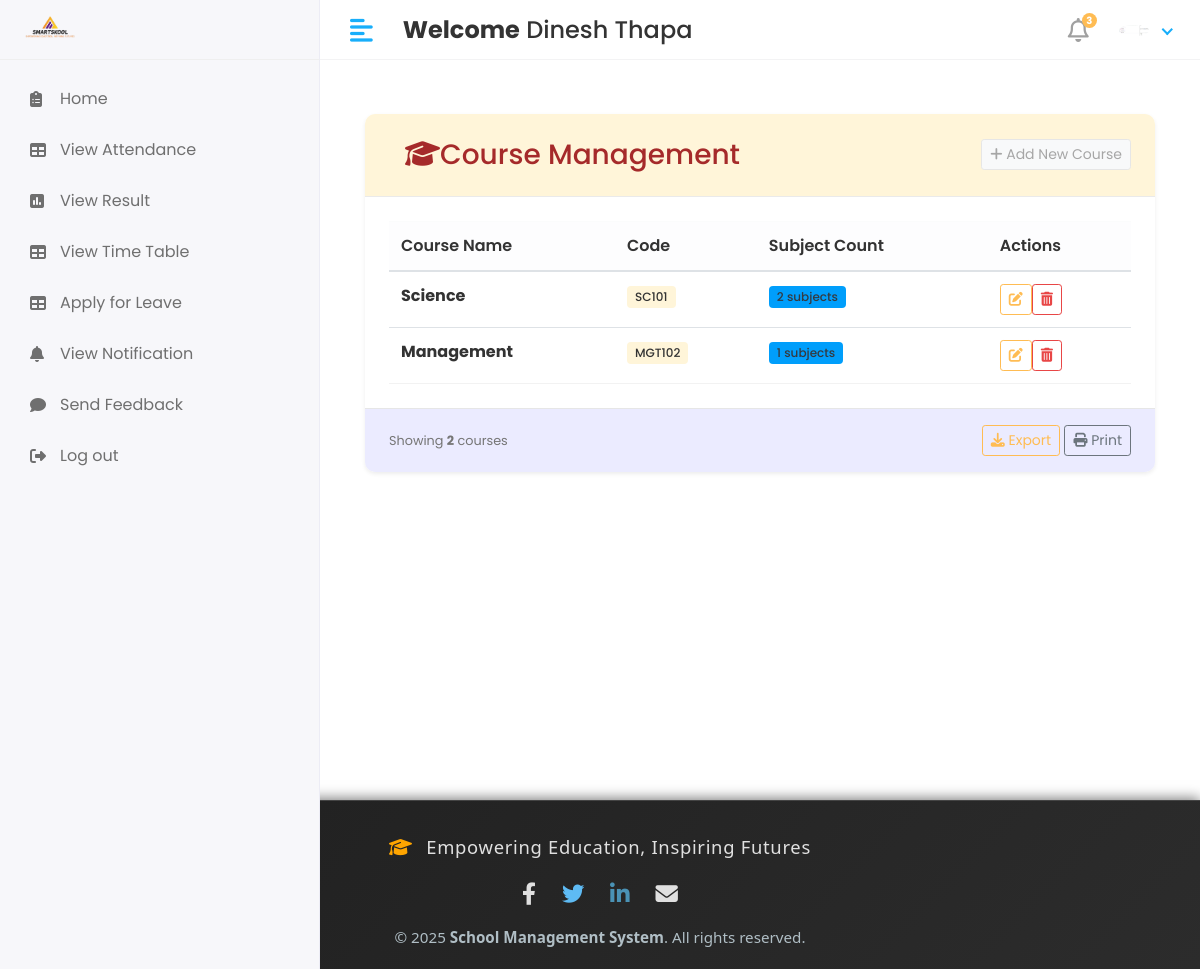
The page /Hod/Course/view (signed in) on the database its author committed.
### app/models.py (models this page shows, shortened)
class CustomUser(AbstractUser):
   USER= (
      (1,'hod'),
      (2,'staff'),
      (3,'student'),
    )
   user_type=models.CharField(choices=USER,max_length=50,default=1)
   profile_pic = models.ImageField(upload_to='media/profile_pics')

class course(models.Model):
    course_name = models.CharField(max_length=100)
    course_code = models.CharField(max_length=10)
    course_created_date = models.DateField(auto_now_add=True)
    course_updated_date = models.DateField(auto_now=True)

### school_management_system/Hod_Views.py (the view)
# urls.py: path('Hod/Course/view',Hod_Views.view_course,name='view_course'),
@login_required(login_url='/')
def view_course(request):
    courses = course.objects.all()
    context = {
        'courses': courses,
    }
    return render(request, 'Hod/view_course.html', context)

### templates/Hod/view_course.html (shortened to what this page needs)
{% extends 'base.html' %}
{% block content %}
<div class="container-fluid py-4">
    <div class="row mb-4">
        <div class="col-12">
            <div class="card shadow-sm">
                <div class="card-header bg-primary text-white">
                    <div class="d-flex justify-content-between align-items-center">
                        <h3 class="mb-0 px-3 py-2 rounded" style="color: brown;">
                            <i class="fas fa-graduation-cap me-2"></i>Course Management
                        </h3>
                        <a href="{% url 'add_course' %}" class="btn btn-light btn-sm">
                            <i class="fas fa-plus me-1"></i> Add New Course
                        </a>
                    </div>
                </div>
                <div class="card-body">
                    <div class="table-responsive">
                        <table id="courseTable" class="table table-hover align-middle" style="width:100%">
                            <thead class="table-light">
                                <tr>
                                    <th>Course Name</th>
                                    <th>Code</th>
                                    <th>Subject Count</th>
                                    <th>Actions</th>
                                </tr>
                            </thead>
                            <tbody>
                                {% for course in courses %}
                                <tr>
                                    <td>
                                        <strong>{{ course.course_name }}</strong>
                                    </td>
                                    <td>
                                        <span class="badge bg-primary">{{ course.course_code }}</span>
                                    </td>
                                    <td>
                                        <span class="badge bg-info text-dark">{{ course.subject_set.count }} subjects</span>
                                    </td>
                                    <td>
                                        <div class="d-flex gap-2">
                                            <a href="{% url 'edit_course' course.id %}" class="btn btn-sm btn-outline-primary" data-bs-toggle="tooltip" title="Edit">
                                                <i class="fas fa-edit"></i>
                                            </a>
                                            <a href="{% url 'delete_course' course.id %}" class="btn btn-sm btn-outline-danger" onclick="return confirm('Are you sure you want to delete this course?');" data-bs-toggle="tooltip" title="Delete">
                                                <i class="fas fa-trash-alt"></i>
                                            </a>
                                        </div>
                                    </td>
                                </tr>
                                {% endfor %}
                            </tbody>
                        </table>
                    </div>
                </div>
                <div class="card-footer bg-light">
                    <div class="d-flex justify-content-between align-items-center">
                        <div class="text-muted small">
                            Showing <strong>{{ courses.count }}</strong> courses
                        </div>
                        <div>
                            <button class="btn btn-sm btn-outline-primary me-2">
                                <i class="fas fa-download me-1"></i> Export
                            </button>
                            <button class="btn btn-sm btn-outline-secondary">
                                <i class="fas fa-print me-1"></i> Print
                            </button>
                        </div>
                    </div>
                </div>
            </div>
        </div>
    </div>
</div>
{% endblock %}

### templates/includes/header.html (shortened to what this page needs)
{% load static %}
<div class="header">
    {% if user.user_type == '1' %}
            <div class="header-left">
               <a href="" class="logo">
               <img src="{% static 'assets/img/logo1.png'%}" alt="Logo" width="80" height="80">
               </a>
               <a href="index.html" class="logo logo-small">
               <img src="{% static 'assets/img/logo1.png'%}" alt="Logo" width="80" height="80">
               </a>
            </div>
            <a href="javascript:void(0);" id="toggle_btn">
            <i class="fas fa-align-left"></i>
            </a>
            <div class="top-nav-search mt-3" >
               <h4><strong>Welcome</strong>&nbsp;<span>{{user.first_name}} {{user.last_name}}</span></h4>
            </div>
            <a class="mobile_btn" id="mobile_btn">
            <i class="fas fa-bars"></i>
            </a>
            <ul class="nav user-menu">
               <li class="nav-item dropdown noti-dropdown">
                  <a href="#" class="dropdown-toggle nav-link" data-toggle="dropdown">
                  <i class="far fa-bell"></i> <span class="badge badge-pill">3</span>
                  </a>
                  <div class="dropdown-menu notifications">
                     <div class="topnav-dropdown-header">
                        <span class="notification-title">Notifications</span>
                        <a href="javascript:void(0)" class="clear-noti"> Clear All </a>
                     </div>
                     <div class="noti-content">
                        <ul class="notification-list">
                           <li class="notification-message">
                              <a href="#">
                                 <div class="media">
                                    <span class="avatar avatar-sm">
                                    <img class="avatar-img rounded-circle" alt="User Image" src="{{ user.profile.profile_pic.url }}">
                                    </span>
                                    <div class="media-body">
                                       <p class="noti-details"><span class="noti-title">Carlson Tech</span> has approved <span class="noti-title">your estimate</span></p>
                                       <p class="noti-time"><span class="notification-time">4 mins ago</span></p>
                                    </div>
                                 </div>
                              </a>
                           </li>
                           <li class="notification-message">
                              <a href="#">
                                 <div class="media">
                                    <span class="avatar avatar-sm">
                                    <img class="avatar-img rounded-circle" alt="User Image" src="{% static 'assets/img/profiles/avatar-11.jpg'%}">
                                    </span>
                                    <div class="media-body">
                                       <p class="noti-details"><span class="noti-title">International Software Inc</span> has sent you a invoice in the amount of <span class="noti-title">$218</span></p>
                                       <p class="noti-time"><span class="notification-time">6 mins ago</span></p>
                                    </div>
                                 </div>
                              </a>
                           </li>
                           <li class="notification-message">
                              <a href="#">
                                 <div class="media">
                                    <span class="avatar avatar-sm">
                                    <img class="avatar-img rounded-circle" alt="User Image" src="{% static 'assets/img/profiles/avatar-17.jpg'%}">
                                    </span>
                                    <div class="media-body">
                                       <p class="noti-details"><span class="noti-title">John Hendry</span> sent a cancellation request <span class="noti-title">Apple iPhone XR</span></p>
                                       <p class="noti-time"><span class="notification-time">8 mins ago</span></p>
                                    </div>
                                 </div>
                              </a>
                           </li>
                           <li class="notification-message">
                              <a href="#">
                                 <div class="media">
                                    <span class="avatar avatar-sm">
                                    <img class="avatar-img rounded-circle" alt="User Image" src="{% static 'assets/img/profiles/avatar-13.jpg'%}">
                                    </span>
                                    <div class="media-body">
                                       <p class="noti-details"><span class="noti-title">Mercury Software Inc</span> added a new product <span class="noti-title">Apple MacBook Pro</span></p>
                                       <p class="noti-time"><span class="notification-time">12 mins ago</span></p>
                                    </div>
                                 </div>
                              </a>
                           </li>
                        </ul>
                     </div>
                     <div class="topnav-dropdown-footer">
                        <a href="#">View all Notifications</a>
                     </div>
                  </div>
               </li>
               <li class="nav-item dropdown has-arrow">
                  <a href="#" class="dropdown-toggle nav-link" data-toggle="dropdown">
                    <span class="user-img">
                     {% if user.profile_pic and user.profile_pic.url %}
                        <span class="user-img">
                           <img class="rounded-circle" src="{{ user.profile_pic.url }}" width="30" alt="Profile">
                           <span class="status online"></span>
                        </span>
                     {% else %}
                        <span class="user-img">
                           <img class="rounded-circle" src="{% static 'assets/img/noimg.png' %}" width="30" alt="Profile">
                           <span class="status online"></span>
                        </span>
                     {% endif %}
                                 </span>
                  </a>
                  <div class="dropdown-menu">
                     <div class="user-header">
                        <div class="avatar avatar-sm">
                           {% if user.profile_pic and user.profile_pic.url %}
                              <img src="{{ user.profile_pic.url }}" alt="User Image" class="avatar-img rounded-circle">
                           {% else %}
                              <img src="{% static 'assets/img/noimg.png' %}" alt="User Image" class="avatar-img rounded-circle">
                           {% endif %}
                        </div>
                        <div class="user-text">
                           <h6>{{user.first_name}}&nbsp; {{user.last_name}}</h6>
                           {% if user.user_type == '1' %}
                           <p class="text-muted mb-0">HOD</p>
                           {%elif user.user_type == '2' %}
                           <p class="text-muted mb-0">Staff</p>
                           {%else%}
                           <p class="text-muted mb-0">Student</p>
                           {%endif%}
                        </div>
                     </div>
                     <a class="dropdown-item" href="#">My Profile</a>
                     <a class="dropdown-item" href="inbox.html">Inbox</a>
                     <a class="dropdown-item" href={% url 'logout' %}>Logout</a>
                  </div>
               </li>
            </ul>
         {%else%}
         <div class="header-left">
              <a href="" class="logo">
               <img src="{% static 'assets/img/logo1.png'%}" alt="Logo" width="80" height="80">
               </a>
            </div>
            <a href="javascript:void(0);" id="toggle_btn">
            <i class="fas fa-align-left"></i>
            </a>
            <div class="top-nav-search mt-3" >
               <h4><strong>Welcome</strong>&nbsp;<span>{{user.first_name}} {{user.last_name}}</span></h4>
            </div>
            <ul class="nav user-menu">
               <li class="nav-item dropdown noti-dropdown">
                  <a href="#" class="dropdown-toggle nav-link" data-toggle="dropdown">
                  <i class="far fa-bell"></i> <span class="badge badge-pill">3</span>
                  </a>
               </li>
               <li class="nav-item dropdown has-arrow">
                  <a href="#" class="dropdown-toggle nav-link" data-toggle="dropdown">
                    <span class="user-img">
                     {% if user.profile_pic and user.profile_pic.url %}
                        <span class="user-img">
                           <img class="rounded-circle" src="{{ user.profile_pic.url }}" width="30" alt="Profile">
                        </span>
                     {% else %}
                        <span class="user-img">
                           <img class="rounded-circle" src="{% static 'assets/img/noimg.png' %}" width="30" alt="Profile">
                           <span class="status online"></span>
                        </span>
                     {% endif %}
                                 </span>
                  </a>
               </li>
            </ul>
         {% endif %}
</div>

### rows shown on the page
CustomUser: first_name "Dinesh", last_name "Thapa", profile_pic (picture)
course: course_name "Science", course_code "SC101", subject_set.count "2"
course: course_name "Management", course_code "MGT102", subject_set.count "1"

### other values the page prints
{{ courses.count }} "2"
